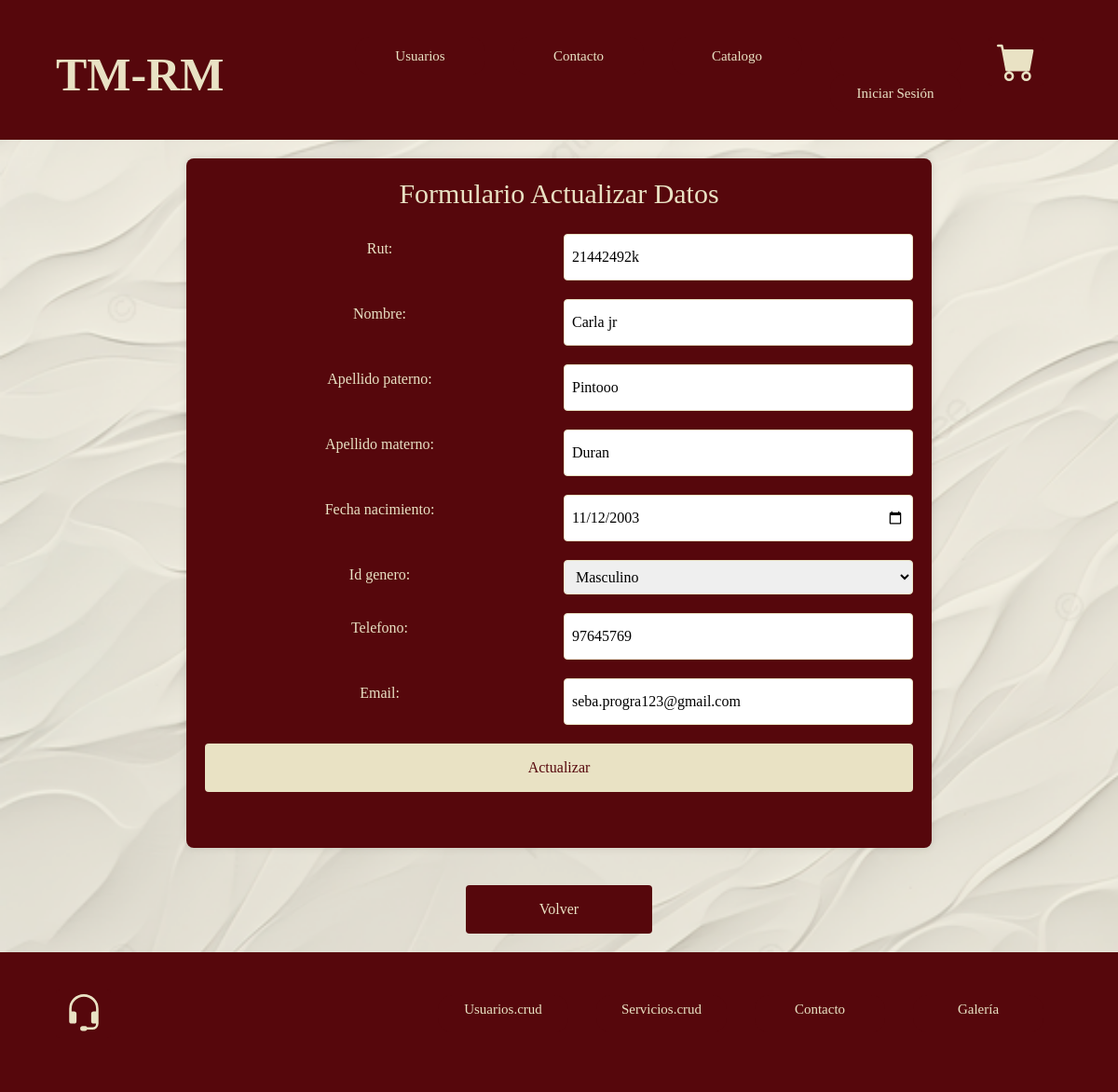
The app's page /Usuario_edit/21442492k with its own data.
### taller1/models.py (models this page shows, shortened)
class Usuario(models.Model):
    rut = models.CharField(primary_key=True, max_length=10)
    nombre = models.CharField(max_length=20)
    apellido_paterno = models.CharField(max_length=20)
    apellido_materno = models.CharField(max_length=20)
    fecha_nacimiento = models.DateField(blank=False, null=False)
    id_genero = models.ForeignKey(Genero, on_delete=models.CASCADE, db_column='idGenero')
    telefono = models.CharField(max_length=45)
    email = models.EmailField(unique=True, max_length=100, blank=True, null=True)

### taller1/views.py (the view)
# urls.py: path('Usuario_edit/<str:pk>', views.Usuario_edit, name='Usuario_edit'),
def Usuario_edit(request, pk):
    usuario = get_object_or_404(Usuario, rut=pk)  # Utiliza get_object_or_404 para manejar usuarios no existentes
    if request.method == "POST":
        form = UsuarioForm(request.POST, instance=usuario)
        if form.is_valid():  # Asegúrate de que el formulario es válido antes de guardar
            form.save()
            mensaje = "Bien, datos actualizados..."
            return redirect('Usuario_edit', pk=usuario.rut)  # Redirige a una página de detalle o lista después de guardar
        else:
            mensaje = "Error, datos no válidos."
    else:
        form = UsuarioForm(instance=usuario)
        mensaje = ""
    context = {'usuario': usuario, 'form': form, 'mensaje': mensaje}
    return render(request, 'taller1/usuarios_edit.html', context)

### taller1/forms.py
class UsuarioForm(forms.ModelForm):
    class Meta:
        model = Usuario
        fields = ['rut', 'nombre', 'apellido_paterno', 'apellido_materno', 'fecha_nacimiento', 'id_genero', 'telefono', 'email']
        widgets = {
            'fecha_nacimiento': forms.DateInput(attrs={'type': 'date'}),
        }
    def __init__(self, *args, **kwargs):
        super().__init__(*args, **kwargs)
        self.fields['id_genero'].queryset = Genero.objects.all()

### taller1/models.py (called while the page is built)
    def __str__(self):
        return self.genero

### taller1/templates/taller1/usuarios_edit.html (shortened to what this page needs)
{% extends 'taller1/base.html' %}
{% load static %}
{% block content %}
    <div class="contenedor_formulario">
        <div class="contenedor_form_agregar">
            <h2>Formulario Actualizar Datos</h2><br>
            <form class="form_agregar" method="POST">
                {{ form.as_table }}
                <input class="input_agregar" type="submit" value="Actualizar">
            </form>
            <br><br>
        </div>
    </div>
    <br>
    <a style="display: block; width: 200px; margin: 0 auto; text-align: center; padding: 10px 20px; background-color: var(--ColorPrincipal); color: var(--colorSecundario); border-radius: 4px; text-decoration: none; font-size: 1.6rem;"  class="btn_agregar" href="{% url 'crud' %}">Volver</a><br>
{% endblock %}

### taller1/static/css/Styles.css (style rules this page uses)
:root { --ColorPrincipal: #56070C; --colorSecundario: #e9e2c4; --colorFormularioFondo: #56070ce0; --colorFormulario: #eae2c337; --fuenteHeading: 'Segoe UI', Tahoma, Geneva, Verdana, sans-serif --fuenteParrafos: 'Open Sans', sans-serif; }
html { box-sizing: border-box; font-size: 62.5%; }
*, *:before, *:after { box-sizing: inherit; }
body { font-family: var(--fuenteParrafos); font-size: 1rem; line-height: 2; margin: 0; background-image: url('/static/img/fondo2.png'); background-size: cover; background-attachment: fixed; }
a { text-decoration: none; }
h1, h2, h3, h4 { font-family: var(--fuenteHeading); line-height: 1.2; }
h2 { font-size: 3rem; }
.btn_agregar, .btn_form, .input_agregar { font-size: 2.1rem; background-color: var(--ColorPrincipal); color: var(--colorSecundario); font-family: var(--fuenteParrafos); padding: 1rem; transition: all 0.6s ease; }
.contenedor_formulario { display: flex; justify-content: center; width: 100%; gap: 10rem; }
.contenedor_form_agregar { background-color: var(--ColorPrincipal); padding: 2rem; border-radius: 0.8rem; box-shadow: 0 0 1rem rgba(0, 0, 0, 0.1); width: 80rem; margin: 2rem; text-align: center; color: var(--colorSecundario); }
.form_agregar { display: grid; grid-template-columns: 1fr 1fr; grid-template-rows: auto auto auto; grid-template-areas: "input1 input4" "input2 input6" "input3 input5" "button button"; gap: 1rem; font-size: 1.6rem; }
.form_agregar input[type="text"], .form_agregar input[type="email"], .form_agregar input[type="date"], .form_agregar input[type="textarea"], .form_agregar select { width: 100%; padding: 8px; margin-bottom: 10px; border: 1px solid var(--colorSecundario); border-radius: 4px; }
.input_agregar { background-color: var(--colorSecundario); color: var(--ColorPrincipal); width: 100%; padding: 10px; font-size: 1.6rem; border: none; border-radius: 4px; cursor: pointer; grid-column: span 2; }

### records on screen
Usuario: rut "21442492k", nombre "Carla jr", apellido_paterno "Pintooo", apellido_materno "Duran", fecha_nacimiento "11/12/2003", telefono "97645769", email "seba.progra123@gmail.com"
